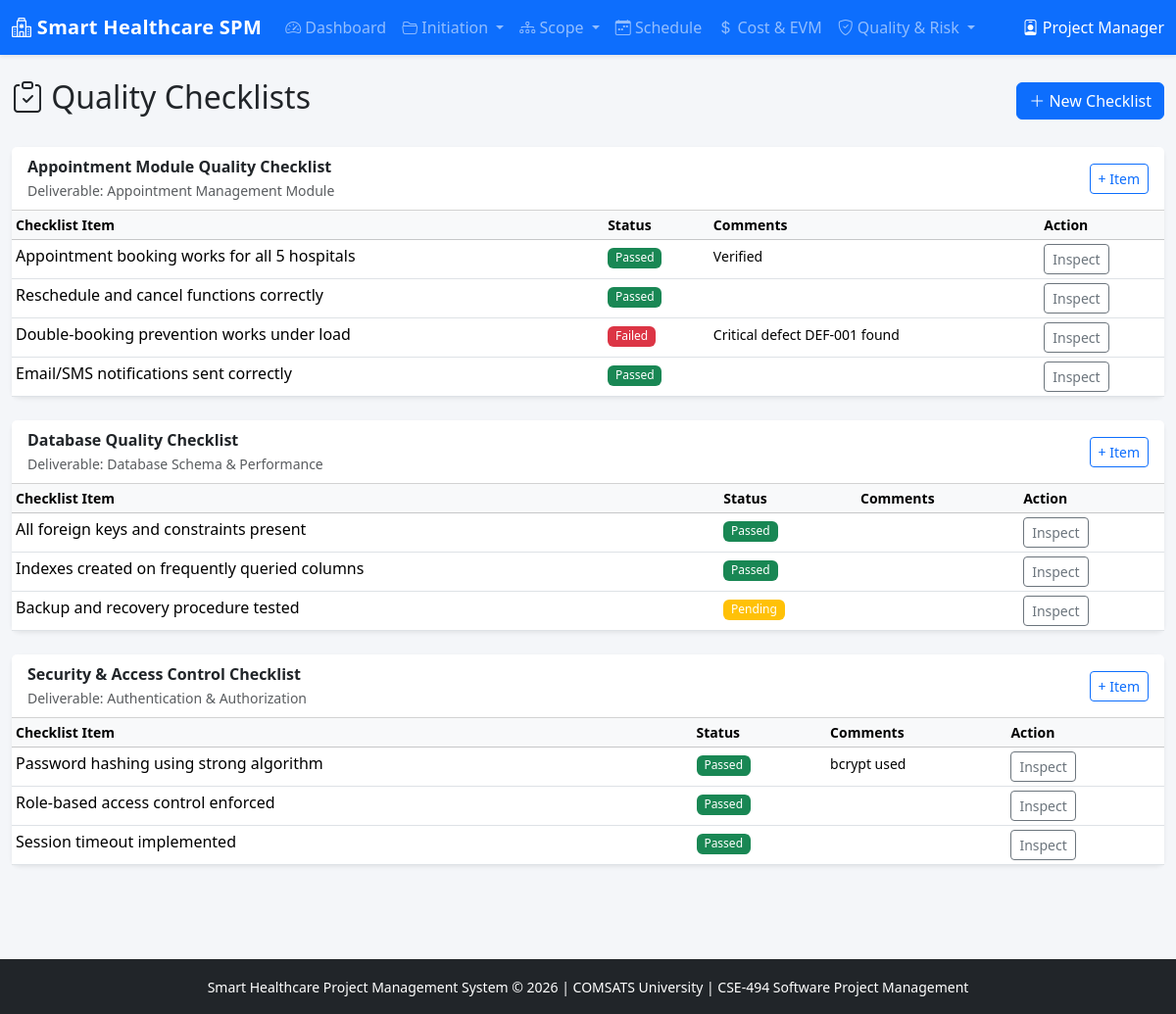
The page /modules/quality.php on the database its author committed.
### tables this page shows
CREATE TABLE quality_checklists (
    id INT AUTO_INCREMENT PRIMARY KEY,
    project_id INT NOT NULL,
    checklist_name VARCHAR(150) NOT NULL,
    deliverable VARCHAR(200),
    created_at TIMESTAMP DEFAULT CURRENT_TIMESTAMP,
    FOREIGN KEY (project_id) REFERENCES projects(id) ON DELETE CASCADE
);

CREATE TABLE quality_checklist_items (
    id INT AUTO_INCREMENT PRIMARY KEY,
    checklist_id INT NOT NULL,
    item_text VARCHAR(300) NOT NULL,
    status ENUM('Pending','Passed','Failed','N/A') DEFAULT 'Pending',
    inspected_by INT NULL,
    inspected_at DATETIME NULL,
    comments TEXT,
    FOREIGN KEY (checklist_id) REFERENCES quality_checklists(id) ON DELETE CASCADE,
    FOREIGN KEY (inspected_by) REFERENCES users(id)
);

### modules/quality.php (the view, shortened to what this page needs)
<?php
require_once '../includes/functions.php';
$checklists = $pdo->query("SELECT * FROM quality_checklists ORDER BY id")->fetchAll();
$items = $pdo->query("SELECT i.*, c.checklist_name FROM quality_checklist_items i JOIN quality_checklists c ON i.checklist_id=c.id ORDER BY i.checklist_id, i.id")->fetchAll();
include '../includes/header.php';
?>
<div class="container-fluid py-4">
    <div class="d-flex justify-content-between align-items-center mb-4">
        <h2><i class="bi bi-clipboard-check"></i> Quality Checklists</h2>
        <button class="btn btn-primary" data-bs-toggle="modal" data-bs-target="#addCheckModal"><i class="bi bi-plus-lg"></i> New Checklist</button>
    </div>
    <?php foreach ($checklists as $cl):
        $clItems = array_filter($items, fn($i) => $i['checklist_id'] == $cl['id']);
    ?>
    <div class="card border-0 shadow-sm mb-4">
        <div class="card-header bg-white d-flex justify-content-between align-items-center">
            <div>
                <strong><?= htmlspecialchars($cl['checklist_name']) ?></strong>
                <br><small class="text-muted">Deliverable: <?= htmlspecialchars($cl['deliverable'] ?? '-') ?></small>
            </div>
            <button class="btn btn-sm btn-outline-primary" data-bs-toggle="modal" data-bs-target="#addItem<?= $cl['id'] ?>">+ Item</button>
        </div>
        <div class="card-body p-0">
            <table class="table table-sm mb-0">
                <thead class="table-light"><tr><th>Checklist Item</th><th>Status</th><th>Comments</th><th>Action</th></tr></thead>
                <tbody>
                    <?php foreach ($clItems as $item): ?>
                    <tr>
                        <td><?= htmlspecialchars($item['item_text']) ?></td>
                        <td><?= statusBadge($item['status']) ?></td>
                        <td><small><?= htmlspecialchars($item['comments'] ?? '') ?></small></td>
                        <td>
                            <button class="btn btn-sm btn-outline-secondary" data-bs-toggle="modal" data-bs-target="#insp<?= $item['id'] ?>">Inspect</button>
                        </td>
                    </tr>
                    <?php endforeach; ?>
                </tbody>
            </table>
        </div>
    </div>
    <?php endforeach; ?>
</div>
<?php include '../includes/footer.php'; ?>

### includes/functions.php (shortened to what this page needs)
<?php
function statusBadge($status) {
    $colors = [
        'Approved' => 'success', 'Completed' => 'success', 'Achieved' => 'success', 'Passed' => 'success', 'Closed' => 'success', 'Resolved' => 'success',
        'In Progress' => 'primary', 'Executing' => 'primary', 'Under Review' => 'info', 'Assessed' => 'info', 'Mitigating' => 'info',
        'Open' => 'warning', 'Pending' => 'warning', 'Proposed' => 'warning', 'Submitted' => 'warning', 'Not Started' => 'secondary',
        'Delayed' => 'danger', 'Critical' => 'danger', 'Failed' => 'danger', 'Rejected' => 'danger', 'Missed' => 'danger',
        'High' => 'danger', 'Medium' => 'warning', 'Low' => 'secondary'
    ];
    $color = $colors[$status] ?? 'secondary';
    return '<span class="badge bg-' . $color . '">' . htmlspecialchars($status) . '</span>';
}

### assets/css/style.css (style rules this page uses)
body { background-color: #f4f6f9; font-family: 'Segoe UI', system-ui, sans-serif; }
.card { border-radius: 0.5rem; }
.table th { font-weight: 600; font-size: 0.875rem; }
.badge { font-weight: 500; }

### rows shown on the page
quality_checklists: checklist_name "Appointment Module Quality Checklist", deliverable "Appointment Management Module"
quality_checklist_items: item_text "Appointment booking works for all 5 hospitals", status "Passed", comments "Verified"
quality_checklist_items: item_text "Reschedule and cancel functions correctly", status "Passed"
quality_checklist_items: item_text "Double-booking prevention works under load", status "Failed", comments "Critical defect DEF-001 found"
quality_checklist_items: item_text "Email/SMS notifications sent correctly", status "Passed"
quality_checklists: checklist_name "Database Quality Checklist", deliverable "Database Schema & Performance"
quality_checklist_items: item_text "All foreign keys and constraints present", status "Passed"
quality_checklist_items: item_text "Indexes created on frequently queried columns", status "Passed"
quality_checklist_items: item_text "Backup and recovery procedure tested", status "Pending"
quality_checklists: checklist_name "Security & Access Control Checklist", deliverable "Authentication & Authorization"
quality_checklist_items: item_text "Password hashing using strong algorithm", status "Passed", comments "bcrypt used"
quality_checklist_items: item_text "Role-based access control enforced", status "Passed"
quality_checklist_items: item_text "Session timeout implemented", status "Passed"
